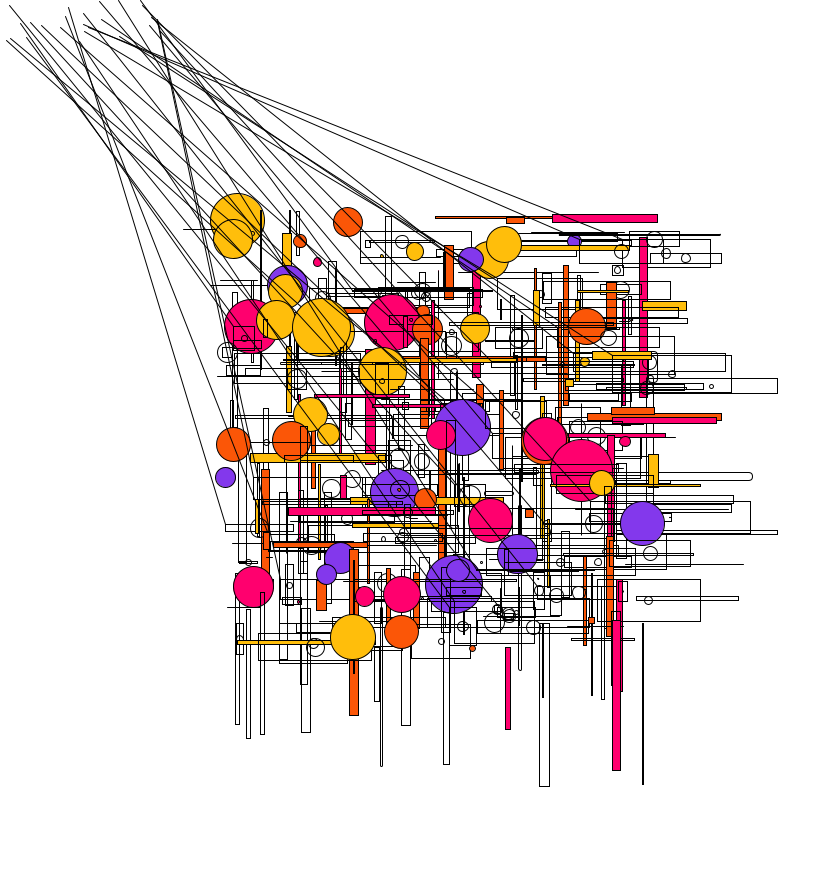
Frame 1 (no input)
Frame 2 (the mouse pressed at the canvas centre, redrawn once): blank canvas, image omitted

The Processing sketch that drew this single still picture (run headless with seeded random() and noise(); the mouse was pressed at the canvas centre and the sketch redrawn once):

// Processing sketch: schematic003
// ── schematic003.pde
//yellow, orange, pink, purple, blue, green
color[] palette = {#FFBE0B,#FB5607,#FF006E,#8338EC,#3A86FF,#38B000};

int w = 840;
int inW = 5*42;
int maxinW = 15*42;
int hor=inW;

int h = 882;
int inH = 5*42;
int maxinH = 15*42;
int vert=inH;

float x;
float y;
int radius=0;
float choice;
float orientation;
float col;
int count=0;

void settings(){
  size(w,h);
}

void setup() {
  frameRate(1);
  fill(#000000);
  noLoop();
}


void draw() {
  background(#FFFFFF);
  while (vert<maxinH){
    while (hor<maxinW){
      x=random(hor,hor+42);
      y=random(vert,vert+42);
      choice=random(42*2);
      shape(x,y);
      count=count+1;
      hor=hor+21;
    }
    hor=inW;
    vert=vert+21;
  }
  System.out.println("done! drew "+count+" shapes");
  save("structure.png");
}

void shape(float x, float y){
  col = random(3);
  fill(palette[int(col)]);
  if (choice<42){//draw rectangle
     rectangle(x,y);
  }
  else if (choice<42*1.2){//draw line
    lin(x,y);
  }
  else if (choice<42*1.7){
    rectCircle(x,y);
  }
  else{//draw circle
    circ(x,y);
  }
}

void rectangle(float x, float y){
  if (choice<42/10){radius=4;}
  if (choice<42-16.8){noFill();}
  orientation=random(42);
  if (orientation<42/3){rect(x,y,random(42*4),random(42/4),radius);}   
  else {rect(x,y,random(42/4),random(42*4),radius);} 
  radius=0;
}

void rectCircle(float x, float y){
  noFill();
  float xStep = random(42*4);
  float yStep = random(42);
  rect(x,y,xStep,yStep);
  float xCenter = x+xStep/2;
  float yCenter = y+yStep/2;
  circle(xCenter,yCenter,random(42/2));
  if (random(21)<7){
    line(x,y,xStep,yStep);
  }
}

void lin(float x, float y){
  if (choice<63) {line(x,y,x+random(-42*2,42*4),y);}
  else {line(x,y,x,y+random(-21,42*3));}
}

void circ(float x, float y){
  if (choice>80) {fill(#8338EC);}
  circle(x,y,random(42*1.5));
}
